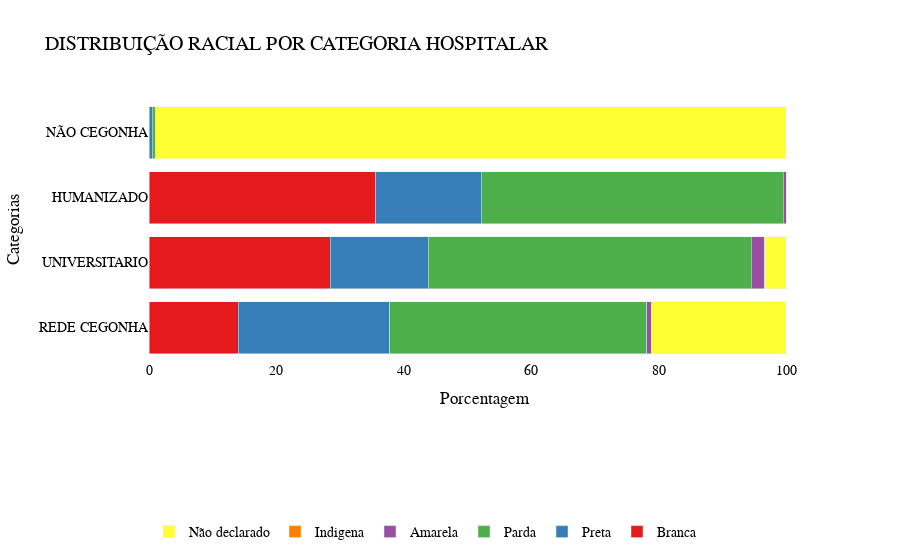

Notebook cell for this chart:
### Markdown cell above
*Criando gráfico*

### Code cell
fig = go.Figure()

fig.add_trace(go.Bar(y = categoria,
                x = branca,
                name = 'Branca',
                orientation='h'))
    
fig.add_trace(go.Bar(y = categoria,
                x = preta,
                name = 'Preta',
                orientation='h'))

fig.add_trace(go.Bar(y = categoria ,
                x = parda ,
                name = 'Parda',
                orientation='h'))

fig.add_trace(go.Bar(y = categoria ,
                x = amarela,
                name = 'Amarela',
                orientation='h'))

fig.add_trace(go.Bar(y = categoria,
                x = indigena,
                name = 'Indigena',
                orientation='h'))

fig.add_trace(go.Bar(y = categoria,
                x = indefinido ,
                name = 'Não declarado',
                orientation='h'))




fig.update_layout(title = 'DISTRIBUIÇÃO RACIAL POR CATEGORIA HOSPITALAR',
                   xaxis_title='Porcentagem',
                   yaxis_title='Categorias',
                   font = {'family': 'Arial','size': 14,'color': 'black'},  
                   plot_bgcolor = 'white',
                   barmode = 'stack',
                   legend_orientation = "h",
                   legend=dict(x=0.0, y=-0.6),
                   colorway=px.colors.qualitative.Set1)

fig.update_xaxes( showgrid=False, gridwidth=1, gridcolor='lightgray',
showline=False, linewidth=1, linecolor='black')
fig.update_yaxes(showgrid=False, gridwidth=1, gridcolor='lightgray',
showline=False, linewidth=1, linecolor='black')

fig.show()

### Figure 1 — Plotly figure (JSON) as saved in the notebook; plotly's stock layout.template omitted (floating-point values rounded to 4 significant figures)
{"data": [{"name": "Branca", "orientation": "h", "type": "bar", "x": [14, 28.4, 35.6, 0], "y": ["REDE CEGONHA", "UNIVERSITARIO", "HUMANIZADO", "NÃO CEGONHA"]}, {"name": "Preta", "orientation": "h", "type": "bar", "x": [23.8, 15.4, 16.5, 0.5], "y": ["REDE CEGONHA", "UNIVERSITARIO", "HUMANIZADO", "NÃO CEGONHA"]}, {"name": "Parda", "orientation": "h", "type": "bar", "x": [40.3, 50.7, 47.4, 0.5], "y": ["REDE CEGONHA", "UNIVERSITARIO", "HUMANIZADO", "NÃO CEGONHA"]}, {"name": "Amarela", "orientation": "h", "type": "bar", "x": [0.8, 2.1, 0.5, 0], "y": ["REDE CEGONHA", "UNIVERSITARIO", "HUMANIZADO", "NÃO CEGONHA"]}, {"name": "Indigena", "orientation": "h", "type": "bar", "x": [0, 0, 0, 0], "y": ["REDE CEGONHA", "UNIVERSITARIO", "HUMANIZADO", "NÃO CEGONHA"]}, {"name": "Não declarado", "orientation": "h", "type": "bar", "x": [21.1, 3.4, 0, 99], "y": ["REDE CEGONHA", "UNIVERSITARIO", "HUMANIZADO", "NÃO CEGONHA"]}], "layout": {"barmode": "stack", "colorway": ["rgb(228,26,28)", "rgb(55,126,184)", "rgb(77,175,74)", "rgb(152,78,163)", "rgb(255,127,0)", "rgb(255,255,51)", "rgb(166,86,40)", "rgb(247,129,191)", "rgb(153,153,153)"], "font": {"color": "black", "family": "Arial", "size": 14}, "legend": {"orientation": "h", "x": 0, "y": -0.6}, "plot_bgcolor": "white", "title": {"text": "DISTRIBUIÇÃO RACIAL POR CATEGORIA HOSPITALAR"}, "xaxis": {"gridcolor": "lightgray", "gridwidth": 1, "linecolor": "black", "linewidth": 1, "showgrid": false, "showline": false, "title": {"text": "Porcentagem"}}, "yaxis": {"gridcolor": "lightgray", "gridwidth": 1, "linecolor": "black", "linewidth": 1, "showgrid": false, "showline": false, "title": {"text": "Categorias"}}}}
